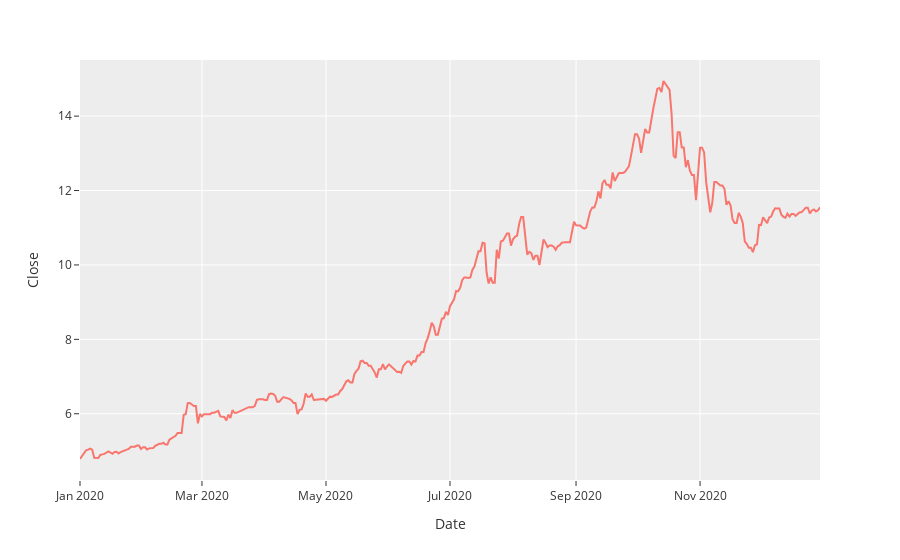

Notebook code cell kept with this figure:
### Code cell
px.line(df[df['Year'] == 2020], x='Date', y='Close')

### Figure 1 — Plotly figure (JSON) as saved in the notebook; plotly's stock layout.template omitted (floating-point values rounded to 4 significant figures; data arrays with more than 128 entries replaced by an {"elided": "..."} marker saying what was removed)
{"data": [{"hovertemplate": "Date=%{x}<br>Close=%{y}<extra></extra>", "legendgroup": "", "line": {"color": "#F8766D", "dash": "solid"}, "marker": {"symbol": "circle"}, "mode": "lines", "name": "", "orientation": "v", "showlegend": false, "type": "scatter", "x": {"elided": "343 str values"}, "xaxis": "x", "y": {"elided": "343 float values"}, "yaxis": "y"}], "layout": {"legend": {"tracegroupgap": 0}, "margin": {"t": 60}, "xaxis": {"anchor": "y", "domain": [0, 1], "title": {"text": "Date"}}, "yaxis": {"anchor": "x", "domain": [0, 1], "title": {"text": "Close"}}}}
